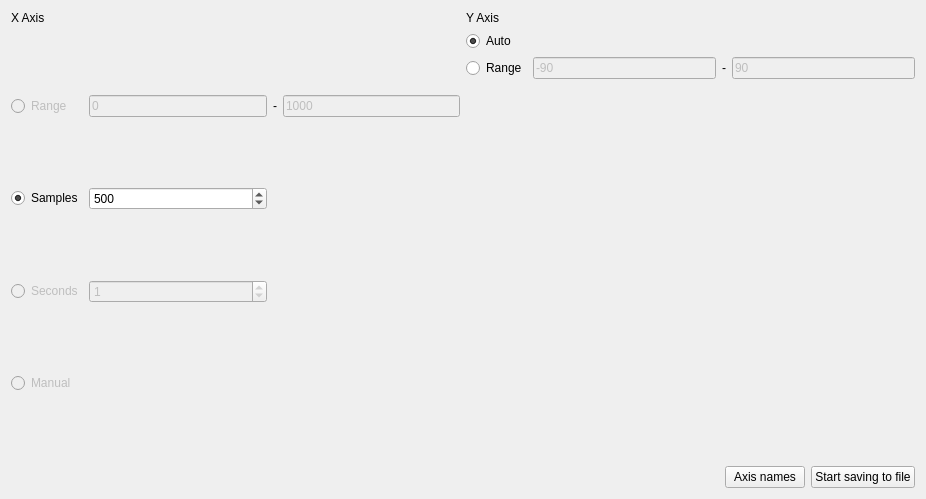
<?xml version="1.0" encoding="UTF-8"?>
<ui version="4.0">
 <class>Form</class>
 <widget class="QWidget" name="Form">
  <property name="geometry">
   <rect>
    <x>0</x>
    <y>0</y>
    <width>926</width>
    <height>499</height>
   </rect>
  </property>
  <property name="windowTitle">
   <string>Plot</string>
  </property>
  <layout class="QHBoxLayout" name="horizontalLayout">
   <item>
    <layout class="QVBoxLayout" name="mainLayout">
     <item>
      <layout class="QHBoxLayout" name="horizontalLayout_2">
       <item>
        <layout class="QVBoxLayout" name="plotLayout"/>
       </item>
      </layout>
     </item>
     <item>
      <layout class="QHBoxLayout" name="lowerLayout">
       <item>
        <layout class="QGridLayout" name="options">
         <item row="3" column="0">
          <layout class="QGridLayout" name="gridLayout">
           <item row="1" column="0">
            <layout class="QGridLayout" name="gridLayout_5">
             <item row="0" column="1">
              <widget class="QLineEdit" name="_range_x_min">
               <property name="enabled">
                <bool>false</bool>
               </property>
               <property name="text">
                <string>0</string>
               </property>
              </widget>
             </item>
             <item row="0" column="2">
              <widget class="QLabel" name="label_2">
               <property name="text">
                <string>-</string>
               </property>
              </widget>
             </item>
             <item row="1" column="0">
              <widget class="QRadioButton" name="_enable_samples_x">
               <property name="enabled">
                <bool>true</bool>
               </property>
               <property name="text">
                <string>Samples</string>
               </property>
               <property name="checked">
                <bool>true</bool>
               </property>
               <property name="autoExclusive">
                <bool>false</bool>
               </property>
              </widget>
             </item>
             <item row="1" column="1">
              <widget class="QSpinBox" name="_nbr_of_samples_x">
               <property name="suffix">
                <string/>
               </property>
               <property name="maximum">
                <number>3000</number>
               </property>
               <property name="singleStep">
                <number>100</number>
               </property>
               <property name="value">
                <number>500</number>
               </property>
              </widget>
             </item>
             <item row="0" column="3">
              <widget class="QLineEdit" name="_range_x_max">
               <property name="enabled">
                <bool>false</bool>
               </property>
               <property name="text">
                <string>1000</string>
               </property>
              </widget>
             </item>
             <item row="0" column="0">
              <widget class="QRadioButton" name="_enable_range_x">
               <property name="enabled">
                <bool>false</bool>
               </property>
               <property name="text">
                <string>Range</string>
               </property>
               <property name="autoExclusive">
                <bool>false</bool>
               </property>
              </widget>
             </item>
             <item row="3" column="0">
              <widget class="QRadioButton" name="_enable_manual_x">
               <property name="enabled">
                <bool>false</bool>
               </property>
               <property name="text">
                <string>Manual</string>
               </property>
               <property name="autoExclusive">
                <bool>false</bool>
               </property>
              </widget>
             </item>
             <item row="2" column="0">
              <widget class="QRadioButton" name="_enable_seconds_x">
               <property name="enabled">
                <bool>false</bool>
               </property>
               <property name="text">
                <string>Seconds</string>
               </property>
              </widget>
             </item>
             <item row="2" column="1">
              <widget class="QSpinBox" name="_nbr_of_seconds_x">
               <property name="enabled">
                <bool>false</bool>
               </property>
               <property name="suffix">
                <string/>
               </property>
               <property name="maximum">
                <number>59</number>
               </property>
               <property name="value">
                <number>1</number>
               </property>
              </widget>
             </item>
            </layout>
           </item>
           <item row="1" column="1">
            <layout class="QGridLayout" name="gridLayout_6">
             <item row="2" column="2">
              <widget class="QLabel" name="label_3">
               <property name="text">
                <string>-</string>
               </property>
              </widget>
             </item>
             <item row="3" column="0">
              <spacer name="verticalSpacer">
               <property name="orientation">
                <enum>Qt::Vertical</enum>
               </property>
               <property name="sizeHint" stdset="0">
                <size>
                 <width>20</width>
                 <height>40</height>
                </size>
               </property>
              </spacer>
             </item>
             <item row="2" column="0">
              <widget class="QRadioButton" name="_enable_range_y">
               <property name="enabled">
                <bool>true</bool>
               </property>
               <property name="text">
                <string>Range</string>
               </property>
               <property name="autoExclusive">
                <bool>false</bool>
               </property>
              </widget>
             </item>
             <item row="2" column="1">
              <widget class="QLineEdit" name="_range_y_min">
               <property name="enabled">
                <bool>false</bool>
               </property>
               <property name="text">
                <string>-90</string>
               </property>
              </widget>
             </item>
             <item row="1" column="0">
              <widget class="QRadioButton" name="_enable_auto_y">
               <property name="text">
                <string>Auto</string>
               </property>
               <property name="checked">
                <bool>true</bool>
               </property>
               <property name="autoExclusive">
                <bool>false</bool>
               </property>
              </widget>
             </item>
             <item row="2" column="3">
              <widget class="QLineEdit" name="_range_y_max">
               <property name="enabled">
                <bool>false</bool>
               </property>
               <property name="text">
                <string>90</string>
               </property>
              </widget>
             </item>
            </layout>
           </item>
           <item row="2" column="1">
            <layout class="QGridLayout" name="gridLayout_2">
             <item row="0" column="2">
              <widget class="QPushButton" name="saveToFile">
               <property name="text">
                <string>Start saving to file</string>
               </property>
              </widget>
             </item>
             <item row="0" column="0">
              <spacer name="horizontalSpacer">
               <property name="orientation">
                <enum>Qt::Horizontal</enum>
               </property>
               <property name="sizeHint" stdset="0">
                <size>
                 <width>40</width>
                 <height>20</height>
                </size>
               </property>
              </spacer>
             </item>
             <item row="0" column="1">
              <widget class="QPushButton" name="pushButton">
               <property name="text">
                <string>Axis names</string>
               </property>
              </widget>
             </item>
            </layout>
           </item>
           <item row="0" column="0">
            <widget class="QLabel" name="label">
             <property name="text">
              <string>X Axis</string>
             </property>
            </widget>
           </item>
           <item row="0" column="1">
            <widget class="QLabel" name="label_4">
             <property name="text">
              <string>Y Axis</string>
             </property>
            </widget>
           </item>
          </layout>
         </item>
        </layout>
       </item>
      </layout>
     </item>
    </layout>
   </item>
  </layout>
 </widget>
 <resources/>
 <connections/>
</ui>
